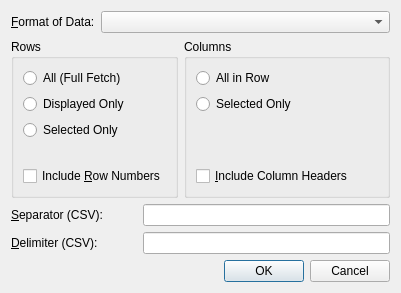
<?xml version="1.0" encoding="UTF-8"?>
<ui version="4.0">
 <class>toResultListFormatUI</class>
 <widget class="QDialog" name="toResultListFormatUI">
  <property name="geometry">
   <rect>
    <x>0</x>
    <y>0</y>
    <width>401</width>
    <height>293</height>
   </rect>
  </property>
  <property name="windowTitle">
   <string>Choose format</string>
  </property>
  <layout class="QGridLayout" name="gridLayout_3">
   <item row="0" column="0">
    <widget class="QLabel" name="TextLabel1">
     <property name="sizePolicy">
      <sizepolicy hsizetype="Minimum" vsizetype="Fixed">
       <horstretch>0</horstretch>
       <verstretch>0</verstretch>
      </sizepolicy>
     </property>
     <property name="text">
      <string>&amp;Format of Data:</string>
     </property>
     <property name="wordWrap">
      <bool>false</bool>
     </property>
     <property name="buddy">
      <cstring>formatCombo</cstring>
     </property>
    </widget>
   </item>
   <item row="0" column="1" colspan="3">
    <widget class="QComboBox" name="formatCombo"/>
   </item>
   <item row="1" column="0" colspan="3">
    <widget class="QGroupBox" name="groupBox">
     <property name="title">
      <string>Rows</string>
     </property>
     <layout class="QGridLayout" name="gridLayout">
      <item row="0" column="0">
       <widget class="QRadioButton" name="allRowsRadio">
        <property name="text">
         <string>All (Full Fetch)</string>
        </property>
       </widget>
      </item>
      <item row="1" column="0">
       <widget class="QRadioButton" name="displayedRowsRadio">
        <property name="text">
         <string>Displayed Only</string>
        </property>
       </widget>
      </item>
      <item row="2" column="0">
       <widget class="QRadioButton" name="selectedRowsRadio">
        <property name="text">
         <string>Selected Only</string>
        </property>
       </widget>
      </item>
      <item row="3" column="0">
       <spacer name="verticalSpacer_2">
        <property name="orientation">
         <enum>Qt::Vertical</enum>
        </property>
        <property name="sizeHint" stdset="0">
         <size>
          <width>20</width>
          <height>40</height>
         </size>
        </property>
       </spacer>
      </item>
      <item row="4" column="0">
       <widget class="QCheckBox" name="includeRowHeaderCheck">
        <property name="text">
         <string>Include &amp;Row Numbers</string>
        </property>
       </widget>
      </item>
     </layout>
    </widget>
   </item>
   <item row="1" column="3">
    <widget class="QGroupBox" name="groupBox_2">
     <property name="title">
      <string>Columns</string>
     </property>
     <layout class="QGridLayout" name="gridLayout_2">
      <item row="0" column="0">
       <widget class="QRadioButton" name="allColumnsRadio">
        <property name="text">
         <string>All in Row</string>
        </property>
       </widget>
      </item>
      <item row="1" column="0">
       <widget class="QRadioButton" name="selectedColumnsRadio">
        <property name="text">
         <string>Selected Only</string>
        </property>
       </widget>
      </item>
      <item row="2" column="0">
       <spacer name="verticalSpacer">
        <property name="orientation">
         <enum>Qt::Vertical</enum>
        </property>
        <property name="sizeHint" stdset="0">
         <size>
          <width>182</width>
          <height>31</height>
         </size>
        </property>
       </spacer>
      </item>
      <item row="3" column="0">
       <widget class="QCheckBox" name="includeColumnHeaderCheck">
        <property name="text">
         <string>&amp;Include Column Headers</string>
        </property>
       </widget>
      </item>
     </layout>
    </widget>
   </item>
   <item row="2" column="0" colspan="2">
    <widget class="QLabel" name="TextLabel1_2">
     <property name="text">
      <string>&amp;Separator (CSV):</string>
     </property>
     <property name="wordWrap">
      <bool>false</bool>
     </property>
     <property name="buddy">
      <cstring>separatorEdit</cstring>
     </property>
    </widget>
   </item>
   <item row="2" column="2" colspan="2">
    <widget class="QLineEdit" name="separatorEdit"/>
   </item>
   <item row="3" column="0" colspan="2">
    <widget class="QLabel" name="TextLabel2">
     <property name="text">
      <string>&amp;Delimiter (CSV):</string>
     </property>
     <property name="wordWrap">
      <bool>false</bool>
     </property>
     <property name="buddy">
      <cstring>delimiterEdit</cstring>
     </property>
    </widget>
   </item>
   <item row="3" column="2" colspan="2">
    <widget class="QLineEdit" name="delimiterEdit"/>
   </item>
   <item row="4" column="3">
    <spacer name="Spacer2">
     <property name="orientation">
      <enum>Qt::Vertical</enum>
     </property>
     <property name="sizeType">
      <enum>QSizePolicy::Expanding</enum>
     </property>
     <property name="sizeHint" stdset="0">
      <size>
       <width>20</width>
       <height>20</height>
      </size>
     </property>
    </spacer>
   </item>
   <item row="5" column="2" colspan="2">
    <widget class="QDialogButtonBox" name="buttonBox">
     <property name="standardButtons">
      <set>QDialogButtonBox::Cancel|QDialogButtonBox::Ok</set>
     </property>
    </widget>
   </item>
  </layout>
 </widget>
 <tabstops>
  <tabstop>formatCombo</tabstop>
  <tabstop>separatorEdit</tabstop>
  <tabstop>delimiterEdit</tabstop>
 </tabstops>
 <resources/>
 <connections>
  <connection>
   <sender>formatCombo</sender>
   <signal>activated(int)</signal>
   <receiver>toResultListFormatUI</receiver>
   <slot>formatChanged(int)</slot>
   <hints>
    <hint type="sourcelabel">
     <x>134</x>
     <y>24</y>
    </hint>
    <hint type="destinationlabel">
     <x>20</x>
     <y>20</y>
    </hint>
   </hints>
  </connection>
  <connection>
   <sender>buttonBox</sender>
   <signal>accepted()</signal>
   <receiver>toResultListFormatUI</receiver>
   <slot>accept()</slot>
   <hints>
    <hint type="sourcelabel">
     <x>136</x>
     <y>176</y>
    </hint>
    <hint type="destinationlabel">
     <x>44</x>
     <y>123</y>
    </hint>
   </hints>
  </connection>
  <connection>
   <sender>buttonBox</sender>
   <signal>rejected()</signal>
   <receiver>toResultListFormatUI</receiver>
   <slot>reject()</slot>
   <hints>
    <hint type="sourcelabel">
     <x>235</x>
     <y>178</y>
    </hint>
    <hint type="destinationlabel">
     <x>62</x>
     <y>95</y>
    </hint>
   </hints>
  </connection>
 </connections>
</ui>
